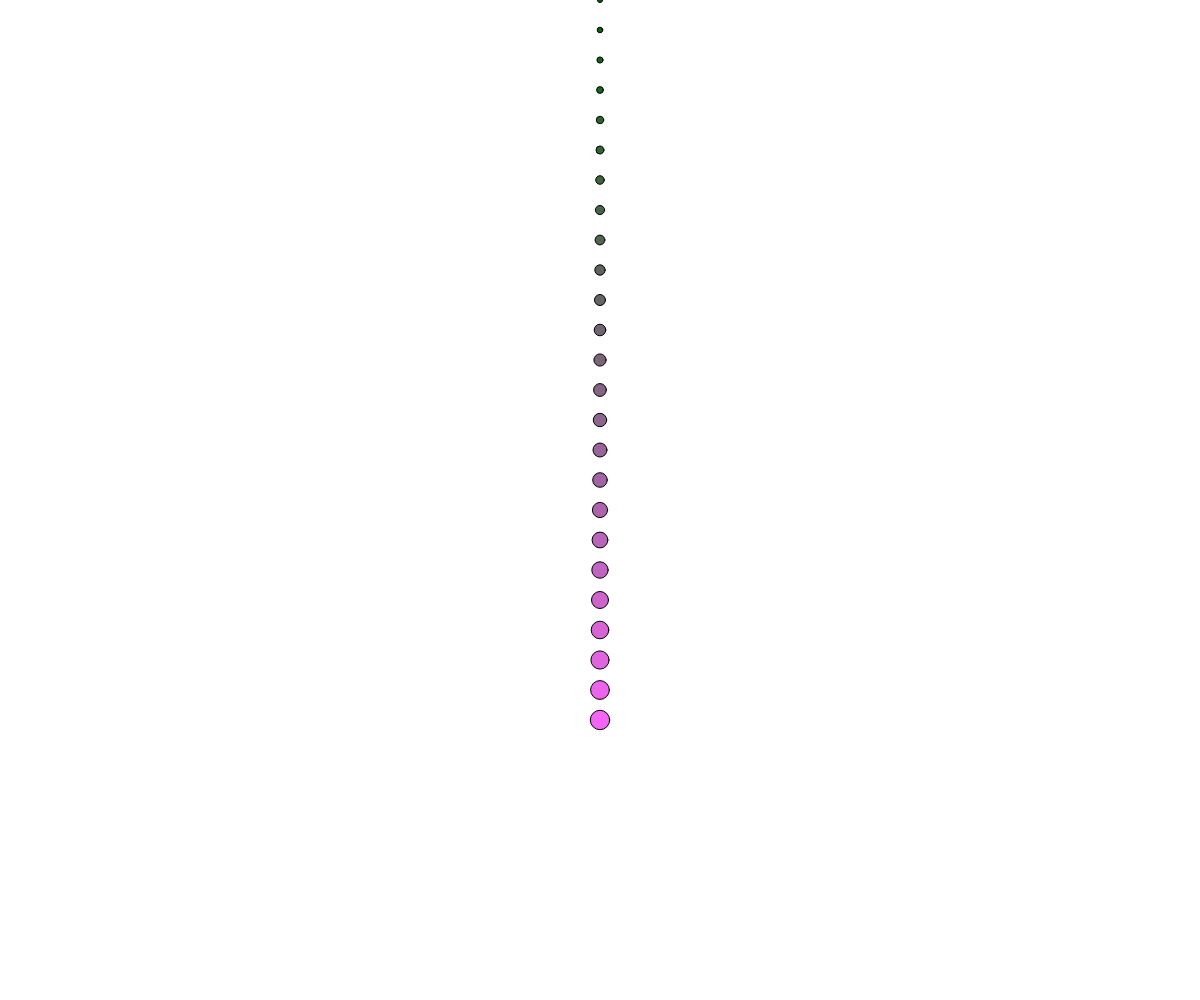
Frame 1 (no input)
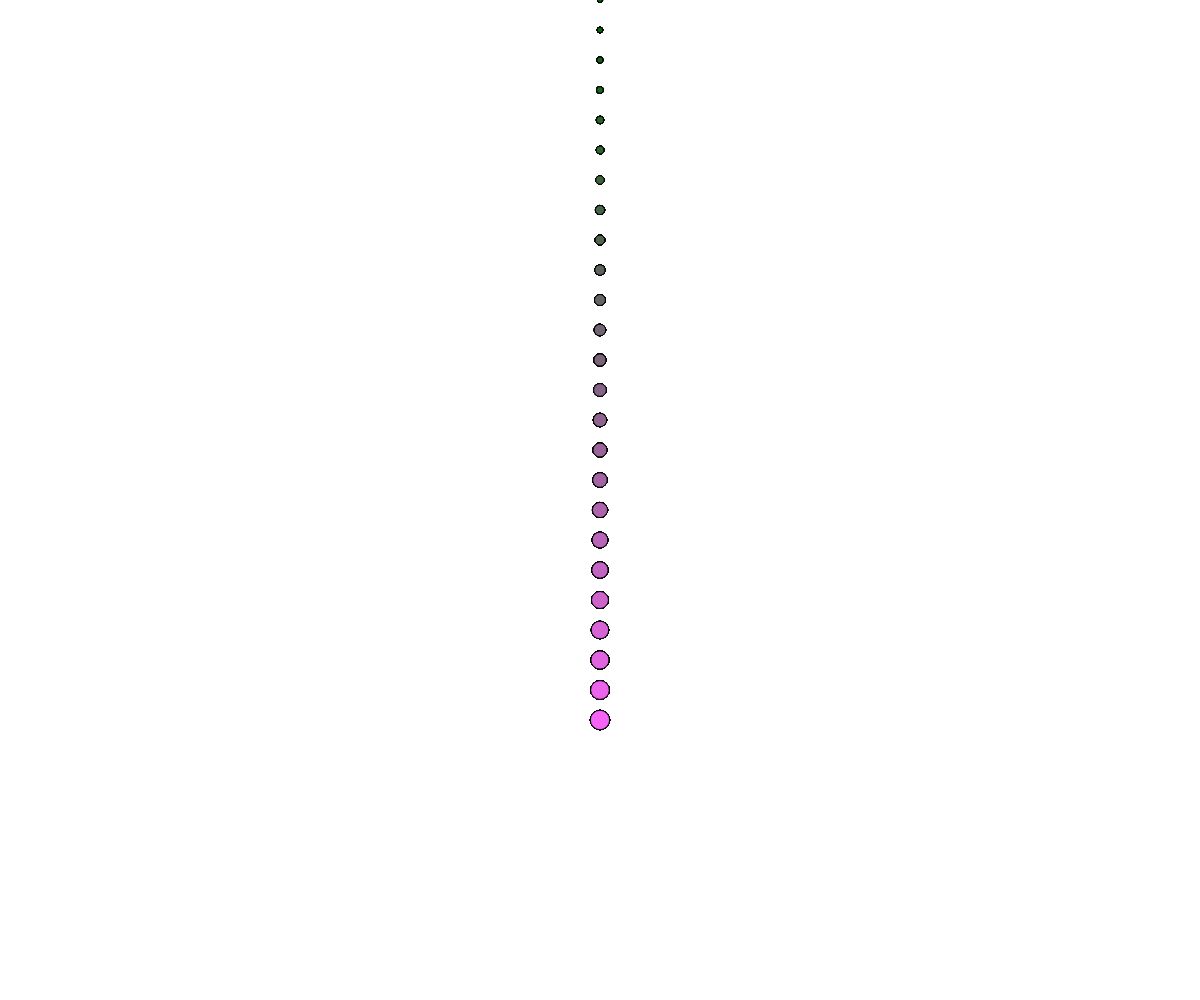
Frame 60 (no input)
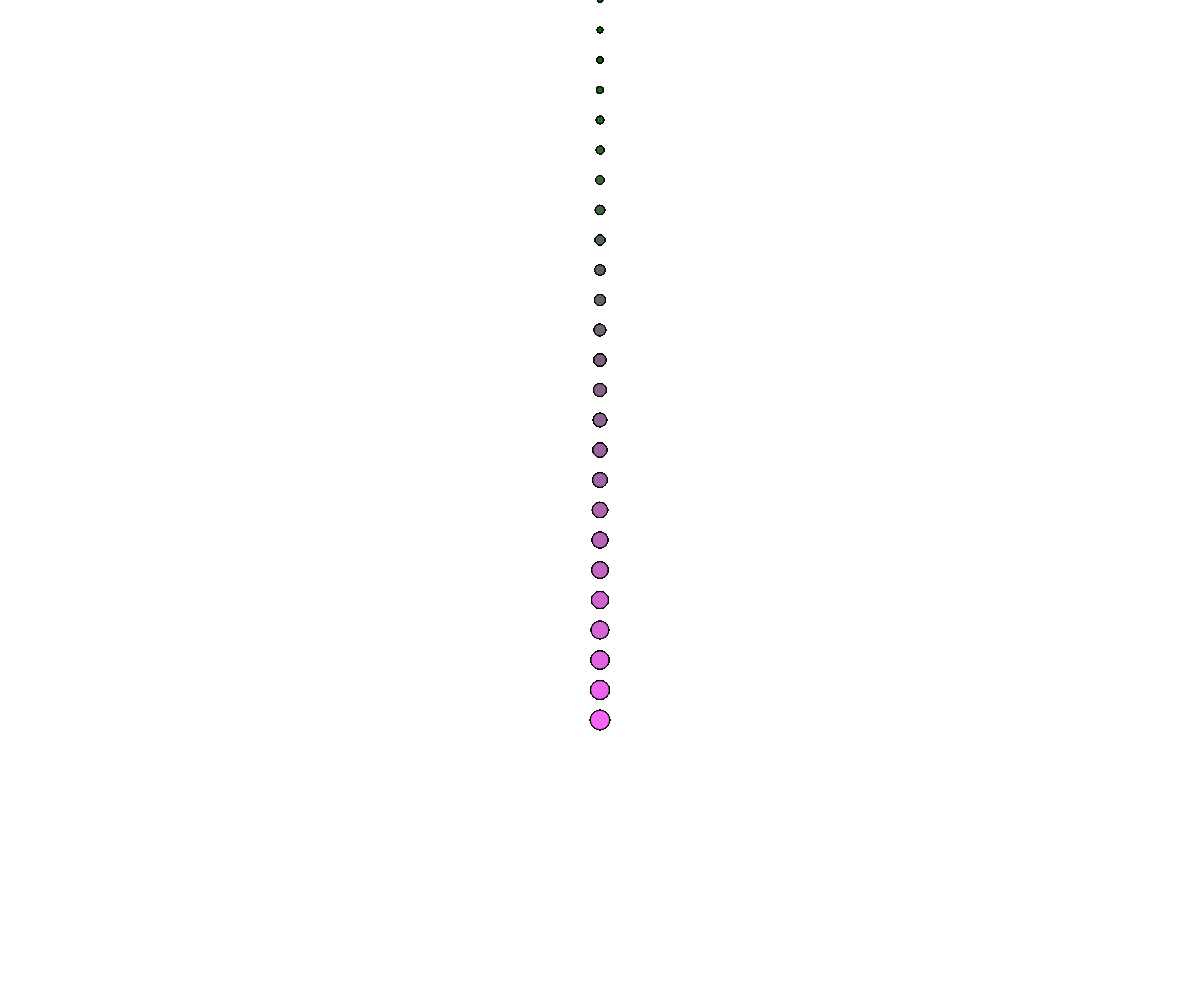
Frame 120 (the mouse pressed at the canvas centre since frame 60)

The p5.js sketch that drew these frames (run headless with seeded random() and noise() and a simulated clock; from frame 60 on, the mouse is pressed at the canvas centre):

// p5.js sketch
// ── sketch.js
function setup() {
	createCanvas(windowWidth,windowHeight);
}

function draw() {
  //draw 25 circles, along a vertical line in the center of the screen, evenly spaced. 
  //Make each circle larger than the previous one, and have each of them have a different color.
  //ellipse(x,y,w,[h])
  for (var i = 0; i<25; i++){
  	var circHeight = map(i, 0, 25, 0, height);
  	var circWidth = map(i,0,25,5,20);
  	var circColer = map(i,0,25,0,255);
  	fill(circColer,100,circColer)
  	ellipse(width/2,i * 30,circWidth);
  }
}
